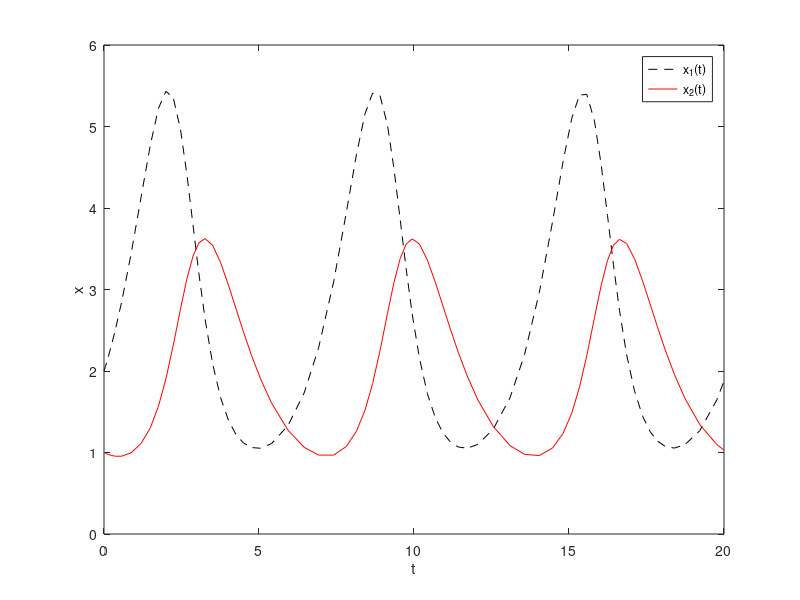

Here is the MATLAB script that generated this plot:
function MP2p03()

% Solving the ODE for
% 0<t<20 with x1(0)=2.0 x2(0)=1.0
options=odeset('RelTol',1.0e-3);
[t,x]=ode23(@dxdt,[0 20],[2 1],options);
plot(t,x(:,1),'k--',t,x(:,2),'r-')
xlabel('t');
ylabel('x');
legend('x_1(t)','x_2(t)');
axis([0 20 0 6]);


function xp=dxdt(t,x)
xp(1)=1.2*x(1)-0.6*x(1)*x(2);
xp(2)=-0.8*x(2)+0.3*x(1)*x(2);
xp=xp';
